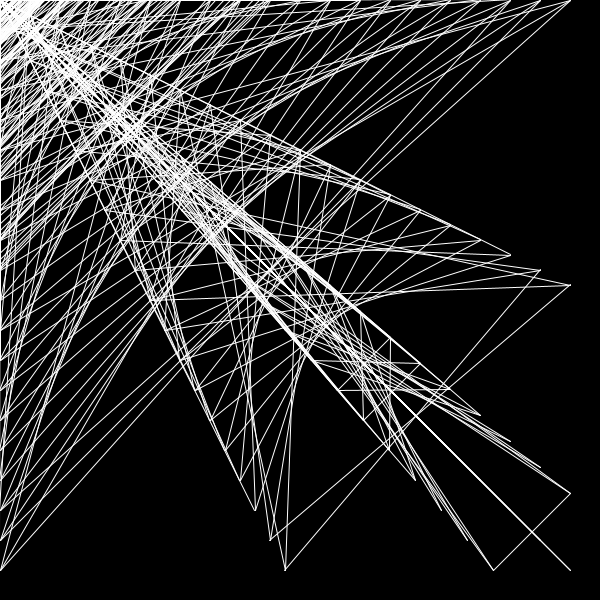
Frame 1 (no input)
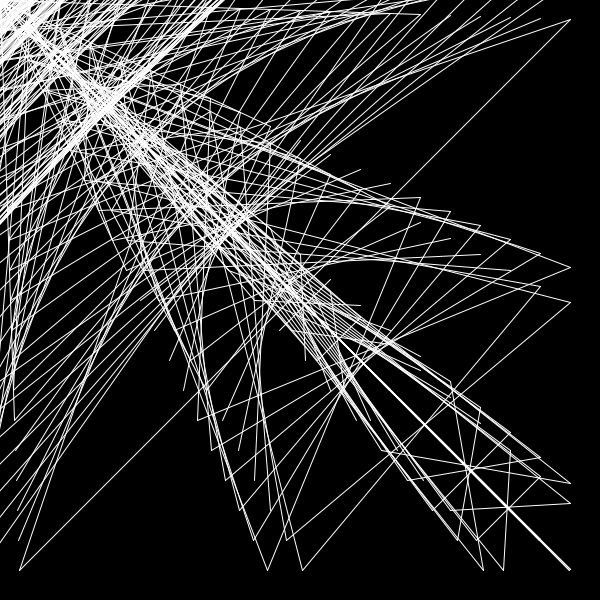
Frame 60 (the mouse pressed at the canvas centre just before this capture)
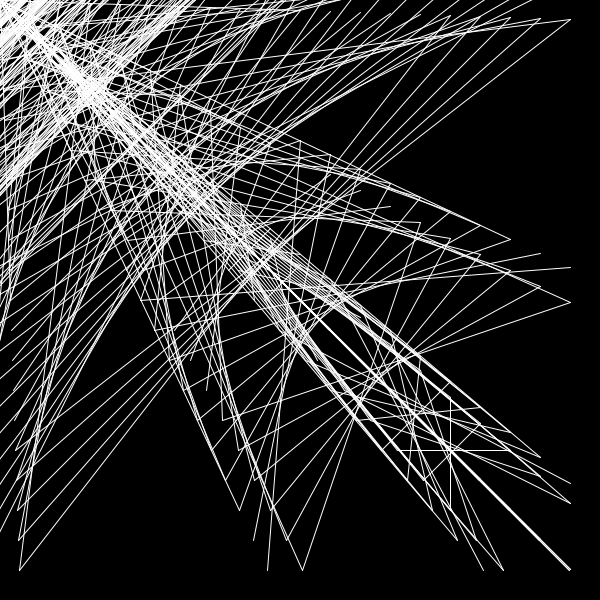
Frame 120 (the mouse held since frame 60 and released just before this capture)

The Processing sketch that drew these frames (run headless with seeded random() and noise(); from frame 60 on, the mouse is pressed at the canvas centre):

// Processing sketch: lines_sin_x__y__t_space_butterfly_warp
// ── lines_sin_x__y__t_space_butterfly_warp.pde
//import gifAnimation.*;

//GifMaker gifExport;

void setup(){
  size(600,600);
}
float s = 0;
void draw(){
  clear();
  background(0);
  stroke(255);
  for (int i=0;i<600;i+=30){
    for(int j=0;j<600;j+=30){
      line(j*sin(radians(i+j+s)),j,i,i*sin(radians(i+j+s)));
    }
  }
  s=s+2;
}
